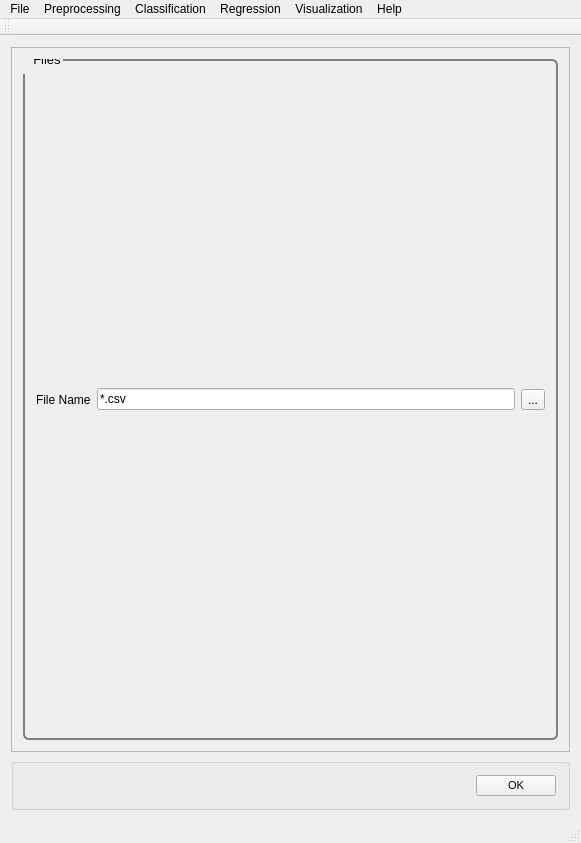
<?xml version="1.0" encoding="UTF-8"?>
<ui version="4.0">
 <class>MainWindow</class>
 <widget class="QMainWindow" name="MainWindow">
  <property name="geometry">
   <rect>
    <x>0</x>
    <y>0</y>
    <width>581</width>
    <height>843</height>
   </rect>
  </property>
  <property name="windowTitle">
   <string>PYSAT</string>
  </property>
  <widget class="QWidget" name="centralWidget">
   <layout class="QVBoxLayout" name="verticalLayout_9">
    <item>
     <widget class="QScrollArea" name="scrollArea">
      <property name="widgetResizable">
       <bool>true</bool>
      </property>
      <widget class="QWidget" name="scrollAreaWidgetContents_2">
       <property name="geometry">
        <rect>
         <x>0</x>
         <y>0</y>
         <width>561</width>
         <height>721</height>
        </rect>
       </property>
       <property name="font">
        <font>
         <pointsize>8</pointsize>
        </font>
       </property>
       <property name="styleSheet">
        <string notr="true">QGroupBox {
  border: 2px solid gray;
  border-radius: 6px;
  margin-top: 0.5em;
}

QGroupBox::title {

  padding-top: -14px;
  padding-left: 8px;
}
</string>
       </property>
       <layout class="QVBoxLayout" name="verticalLayout_8">
        <item>
         <widget class="QGroupBox" name="get_data">
          <property name="font">
           <font>
            <pointsize>10</pointsize>
           </font>
          </property>
          <property name="title">
           <string>Files</string>
          </property>
          <layout class="QHBoxLayout" name="horizontalLayout">
           <item>
            <widget class="QLabel" name="get_data_label">
             <property name="text">
              <string>File Name</string>
             </property>
            </widget>
           </item>
           <item>
            <widget class="QLineEdit" name="get_data_line_edit">
             <property name="text">
              <string extracomment="Make this change whenever a new file is selected">*.csv</string>
             </property>
             <property name="readOnly">
              <bool>true</bool>
             </property>
            </widget>
           </item>
           <item>
            <widget class="QToolButton" name="get_data_button">
             <property name="text">
              <string>...</string>
             </property>
            </widget>
           </item>
          </layout>
         </widget>
        </item>
       </layout>
      </widget>
     </widget>
    </item>
    <item>
     <widget class="QGroupBox" name="OK">
      <layout class="QHBoxLayout" name="ok">
       <item>
        <spacer name="horizontalSpacer_5">
         <property name="orientation">
          <enum>Qt::Horizontal</enum>
         </property>
         <property name="sizeHint" stdset="0">
          <size>
           <width>40</width>
           <height>20</height>
          </size>
         </property>
        </spacer>
       </item>
       <item>
        <widget class="QPushButton" name="okButton">
         <property name="font">
          <font>
           <pointsize>8</pointsize>
          </font>
         </property>
         <property name="mouseTracking">
          <bool>false</bool>
         </property>
         <property name="text">
          <string>OK</string>
         </property>
        </widget>
       </item>
      </layout>
     </widget>
    </item>
   </layout>
  </widget>
  <widget class="QToolBar" name="mainToolBar">
   <attribute name="toolBarArea">
    <enum>TopToolBarArea</enum>
   </attribute>
   <attribute name="toolBarBreak">
    <bool>false</bool>
   </attribute>
  </widget>
  <widget class="QStatusBar" name="statusBar"/>
  <widget class="QMenuBar" name="menuBar">
   <property name="geometry">
    <rect>
     <x>0</x>
     <y>0</y>
     <width>581</width>
     <height>21</height>
    </rect>
   </property>
   <widget class="QMenu" name="menuFile">
    <property name="title">
     <string>File</string>
    </property>
    <addaction name="actionLoad_Refence_Data"/>
    <addaction name="actionLoad_Unknown_Data"/>
    <addaction name="actionSet_output_location"/>
    <addaction name="separator"/>
    <addaction name="actionSave_Current_Plots"/>
    <addaction name="actionSave_Current_Data"/>
    <addaction name="separator"/>
    <addaction name="actionCreate_New_Workflow"/>
    <addaction name="actionSave_Current_Workflow"/>
    <addaction name="separator"/>
    <addaction name="actionExit"/>
   </widget>
   <widget class="QMenu" name="menuPreprocessing">
    <property name="title">
     <string>Preprocessing</string>
    </property>
    <widget class="QMenu" name="menuBaseline_Removal">
     <property name="title">
      <string>Baseline Removal</string>
     </property>
     <addaction name="actionALS"/>
     <addaction name="actionDietrich"/>
     <addaction name="actionPolyFit"/>
     <addaction name="actionAirPLS"/>
     <addaction name="actionFABC"/>
     <addaction name="actionKK"/>
     <addaction name="actionMario"/>
     <addaction name="actionMedian"/>
     <addaction name="actionRubberband"/>
     <addaction name="actionUndecimated_Wavelet"/>
    </widget>
    <widget class="QMenu" name="menuCalibration_Transfer">
     <property name="title">
      <string>Calibration Transfer</string>
     </property>
     <addaction name="actionRatio"/>
     <addaction name="actionTommy_s_Methgod"/>
     <addaction name="actionPiecewise_Direct_Standardization"/>
     <addaction name="actionOthers_3"/>
    </widget>
    <addaction name="actionNormalization"/>
    <addaction name="actionNoise_Reduction"/>
    <addaction name="actionApply_Mask"/>
    <addaction name="actionInterpolate"/>
    <addaction name="actionInstrument_Response"/>
    <addaction name="menuBaseline_Removal"/>
    <addaction name="menuCalibration_Transfer"/>
    <addaction name="actionICA_2"/>
    <addaction name="actionPCA_2"/>
   </widget>
   <widget class="QMenu" name="menuRegression">
    <property name="title">
     <string>Regression</string>
    </property>
    <addaction name="actionCross_Validation"/>
    <addaction name="actionTrain"/>
    <addaction name="actionPredict"/>
    <addaction name="actionCreate_N_Folds"/>
    <addaction name="actionCreate_Test_Folds"/>
    <addaction name="actionSubmodel_Ranges"/>
   </widget>
   <widget class="QMenu" name="menuHelp">
    <property name="title">
     <string>Help</string>
    </property>
    <addaction name="actionIndex"/>
    <addaction name="actionContent_2"/>
    <addaction name="separator"/>
    <addaction name="actionAbout"/>
    <addaction name="actionAbout_QtCreator"/>
   </widget>
   <widget class="QMenu" name="menuClassification">
    <property name="title">
     <string>Classification</string>
    </property>
    <widget class="QMenu" name="menuSupervised">
     <property name="title">
      <string>Supervised</string>
     </property>
     <addaction name="actionPLS_DA"/>
     <addaction name="actionSIMCA"/>
    </widget>
    <widget class="QMenu" name="menuClustering">
     <property name="title">
      <string>Clustering</string>
     </property>
     <addaction name="actionK_means"/>
     <addaction name="actionHierarchical_2"/>
    </widget>
    <addaction name="menuSupervised"/>
    <addaction name="menuClustering"/>
   </widget>
   <widget class="QMenu" name="menuVisualization">
    <property name="title">
     <string>Visualization</string>
    </property>
    <addaction name="actionLine_Plot"/>
    <addaction name="action1_to_1_Plot"/>
    <addaction name="actionScatter_Plot"/>
   </widget>
   <addaction name="menuFile"/>
   <addaction name="menuPreprocessing"/>
   <addaction name="menuClassification"/>
   <addaction name="menuRegression"/>
   <addaction name="menuVisualization"/>
   <addaction name="menuHelp"/>
  </widget>
  <action name="actionLoad_Refence_Data">
   <property name="text">
    <string>Load Refence Data</string>
   </property>
  </action>
  <action name="actionLoad_Unknown_Data">
   <property name="text">
    <string>Load Unknown Data</string>
   </property>
  </action>
  <action name="actionSave_Current_Workflow">
   <property name="text">
    <string>Save Current Workflow</string>
   </property>
  </action>
  <action name="actionSave_Current_Plots">
   <property name="text">
    <string>Save Current Plots</string>
   </property>
  </action>
  <action name="actionSave_Current_Data">
   <property name="text">
    <string>Save Current Data</string>
   </property>
  </action>
  <action name="actionCreate_New_Workflow">
   <property name="text">
    <string>Create New Workflow</string>
   </property>
  </action>
  <action name="actionNoise_Reduction">
   <property name="text">
    <string>Noise Reduction</string>
   </property>
  </action>
  <action name="actionApply_Mask">
   <property name="text">
    <string>Apply Mask</string>
   </property>
  </action>
  <action name="actionInterpolate">
   <property name="text">
    <string>Interpolate (unknown to known)</string>
   </property>
  </action>
  <action name="actionInstrument_Response">
   <property name="text">
    <string>Instrument Response</string>
   </property>
  </action>
  <action name="actionALS">
   <property name="text">
    <string>ALS</string>
   </property>
  </action>
  <action name="actionDietrich">
   <property name="text">
    <string>Dietrich</string>
   </property>
  </action>
  <action name="actionPolyFit">
   <property name="text">
    <string>PolyFit</string>
   </property>
  </action>
  <action name="actionAirPLS">
   <property name="text">
    <string>AirPLS</string>
   </property>
  </action>
  <action name="actionFABC">
   <property name="text">
    <string>FABC</string>
   </property>
  </action>
  <action name="actionKK">
   <property name="text">
    <string>KK</string>
   </property>
  </action>
  <action name="actionMario">
   <property name="text">
    <string>Mario</string>
   </property>
  </action>
  <action name="actionMedian">
   <property name="text">
    <string>Median</string>
   </property>
  </action>
  <action name="actionRubberband">
   <property name="text">
    <string>Rubberband</string>
   </property>
  </action>
  <action name="actionUndecimated_Wavelet">
   <property name="text">
    <string>Undecimated Wavelet</string>
   </property>
  </action>
  <action name="actionRatio">
   <property name="text">
    <string>Ratio</string>
   </property>
  </action>
  <action name="actionTommy_s_Methgod">
   <property name="text">
    <string>Tommy's Method</string>
   </property>
  </action>
  <action name="actionPiecewise_Direct_Standardization">
   <property name="text">
    <string>Piecewise Direct Standardization</string>
   </property>
  </action>
  <action name="actionPCA">
   <property name="text">
    <string>PCA</string>
   </property>
  </action>
  <action name="actionICA">
   <property name="text">
    <string>ICA</string>
   </property>
  </action>
  <action name="actionK_Means">
   <property name="text">
    <string>K-Means</string>
   </property>
  </action>
  <action name="actionHierarchical">
   <property name="text">
    <string>Hierarchical</string>
   </property>
  </action>
  <action name="actionOthers">
   <property name="text">
    <string>Others...</string>
   </property>
  </action>
  <action name="actionOthers_2">
   <property name="text">
    <string>Others...</string>
   </property>
  </action>
  <action name="actionOthers_3">
   <property name="text">
    <string>Others...</string>
   </property>
  </action>
  <action name="actionPLS">
   <property name="text">
    <string>PLS</string>
   </property>
  </action>
  <action name="actionSM_PLS">
   <property name="text">
    <string>SM-PLS</string>
   </property>
  </action>
  <action name="actionICA_Regression">
   <property name="text">
    <string>ICA Regression</string>
   </property>
  </action>
  <action name="actionGaussian_Process">
   <property name="text">
    <string>Gaussian Process</string>
   </property>
  </action>
  <action name="actionMLP">
   <property name="text">
    <string>MLP</string>
   </property>
  </action>
  <action name="actionSVM">
   <property name="text">
    <string>SVM</string>
   </property>
  </action>
  <action name="actionOthers_4">
   <property name="text">
    <string>Others...</string>
   </property>
  </action>
  <action name="actionOthers_5">
   <property name="text">
    <string>Others...</string>
   </property>
  </action>
  <action name="actionIndex">
   <property name="text">
    <string>Index</string>
   </property>
  </action>
  <action name="actionContent_2">
   <property name="text">
    <string>Content</string>
   </property>
  </action>
  <action name="actionAbout">
   <property name="text">
    <string>About...</string>
   </property>
  </action>
  <action name="actionAbout_QtCreator">
   <property name="text">
    <string>About Qt...</string>
   </property>
  </action>
  <action name="actionExit">
   <property name="text">
    <string>Exit</string>
   </property>
  </action>
  <action name="actionNormalization">
   <property name="text">
    <string>Normalization</string>
   </property>
  </action>
  <action name="actionICA_2">
   <property name="text">
    <string>ICA</string>
   </property>
  </action>
  <action name="actionPCA_2">
   <property name="text">
    <string>PCA</string>
   </property>
  </action>
  <action name="actionPLS_DA">
   <property name="text">
    <string>PLS-DA</string>
   </property>
  </action>
  <action name="actionSIMCA">
   <property name="text">
    <string>SIMCA</string>
   </property>
  </action>
  <action name="actionK_means">
   <property name="text">
    <string>K-means</string>
   </property>
  </action>
  <action name="actionHierarchical_2">
   <property name="text">
    <string>Hierarchical</string>
   </property>
  </action>
  <action name="actionCross_Validation">
   <property name="text">
    <string>Cross Validation</string>
   </property>
  </action>
  <action name="actionTrain">
   <property name="text">
    <string>Train</string>
   </property>
  </action>
  <action name="actionPredict">
   <property name="text">
    <string>Predict</string>
   </property>
  </action>
  <action name="actionLine_Plot">
   <property name="text">
    <string>Line Plot</string>
   </property>
  </action>
  <action name="action1_to_1_Plot">
   <property name="text">
    <string>1 to 1 Plot</string>
   </property>
  </action>
  <action name="actionScatter_Plot">
   <property name="text">
    <string>Scatter Plot</string>
   </property>
  </action>
  <action name="actionSet_output_location">
   <property name="text">
    <string>Output Location</string>
   </property>
  </action>
  <action name="actionCreate_N_Folds">
   <property name="text">
    <string>Create N Folds</string>
   </property>
  </action>
  <action name="actionCreate_Test_Folds">
   <property name="text">
    <string>Create Test Folds</string>
   </property>
  </action>
  <action name="actionSubmodel_Ranges">
   <property name="text">
    <string>Submodel Ranges</string>
   </property>
  </action>
 </widget>
 <layoutdefault spacing="6" margin="11"/>
 <resources/>
 <connections/>
</ui>
